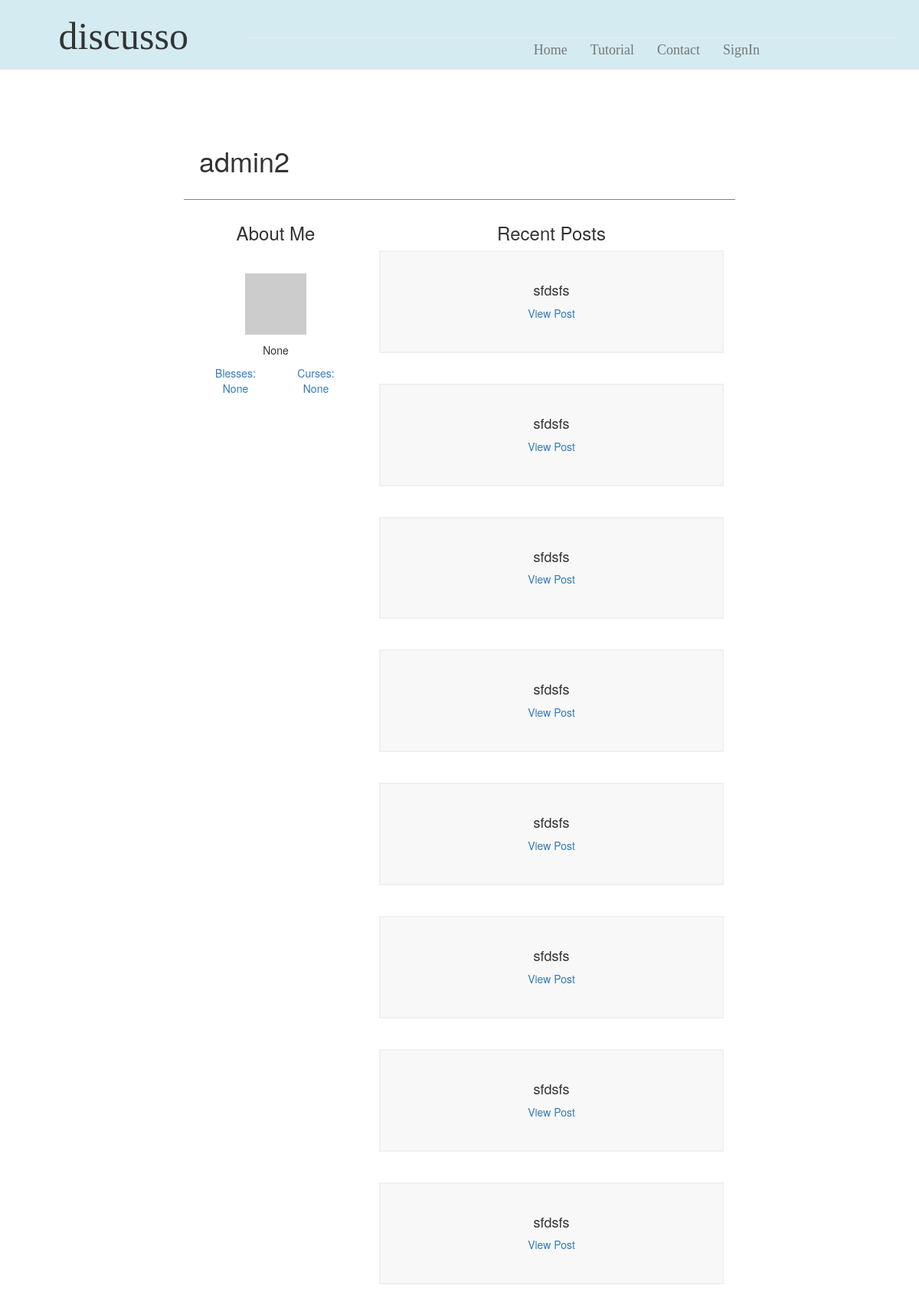
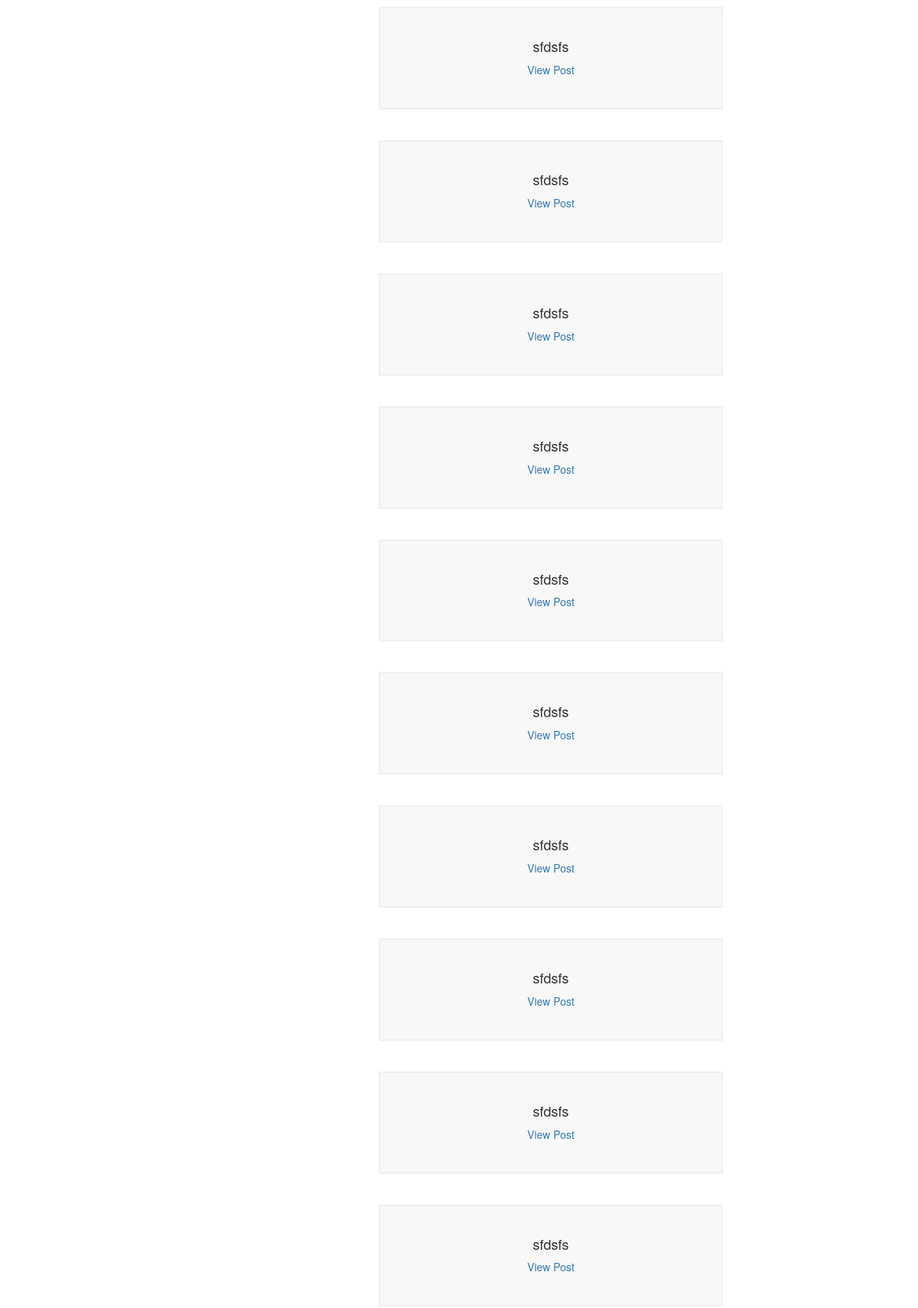
The page /profile/2 (upper part) on the database its author committed (2 pictures, top to bottom).
### app/models.py (models this page shows, shortened)
class User(UserMixin, db.Model):
    id = db.Column(db.Integer, primary_key=True)
    username = db.Column(db.String(64), index=True, unique=True)
    bio = db.Column(db.String(248))
    passwd_hash = db.Column(db.String(128))
    email = db.Column(db.String(120), index=True, unique=True)
    admin = db.Column(db.Boolean)
    blesses = db.Column(db.Integer, default=0)
    curses = db.Column(db.Integer, default=0)
    def avatar(self, size):
        digest = md5(self.email.lower().encode('utf-8')).hexdigest()
        return 'https://www.gravatar.com/avatar/{}?d=identicon&s={}'.format(
            digest, size)
    posts = db.relationship('Post', backref='author', lazy='dynamic')
    replies = db.relationship('Reply', backref='author', lazy='dynamic')

class Post(db.Model):
    id = db.Column(db.Integer, primary_key=True)
    title = db.Column(db.String(64))
    desc = db.Column(db.String(248))
    blesses = db.Column(db.Integer, default=0)
    curses = db.Column(db.Integer, default=0)
    timestamp = db.Column(db.DateTime, index=True, default=datetime.utcnow)
    user_id = db.Column(db.Integer, db.ForeignKey('user.id'))
    p_replies = db.relationship('Reply', backref='ogPost', lazy='dynamic')
    user_votes = db.relationship('Post_BC', backref='post', lazy='dynamic')

### app/routes.py (the view)
@app.route('/profile/<userid>')
def profile(userid):
    allPost= Post.query.all()
    myUser = User.query.get(userid)
    if myUser == None:
        return redirect(url_for('homepage'))
    return render_template('profile.html', title='Profile', user=myUser, post=allPost)

### app/templates/profile.html (shortened to what this page needs)
{% extends "topbar.html" %}
{% block content %}
<div class="container-fluid">
  <div class="leftSide col-lg-2">
  </div>
  <div class="mainArea col-lg-8">
    <div class="container-fluid">
      <div class="special">
        <h1> {{user.username}}</h1>
      </div>
      <div class="profileLeft col-lg-4">
        <h3>About Me</h3>
        <br>
        <div class="imgBox">
          <img src="{{ user.avatar(128) }}">
        </div>
        <p> {{user.bio}}</p>
        <div class="col-lg-6">
            <a href= {{url_for('applyBCtoUser', user_id=user.id, option='bless')}}>Blesses: {{user.blesses}} </a>
        </div>
        <div class="col-lg-6">
            <a href= {{url_for('applyBCtoUser', user_id=user.id, option='curse')}}>Curses: {{user.curses}} </a>
        </div>
      </div>
      <div class="profileRight col-lg-8">
        <h3>Recent Posts</h3>
        {% for p in post %}
        {%if p.user_id == user.id %}
        <div class = "sampleTopic">
        <h4> {{ p.title }}</h4>
        <p><a href="{{ url_for('topic',postid = '') }}{{p.id}}"> View Post </a> </p>
      </div>
        <br><br>
        {% endif %}
        {% endfor %}
      </div>
    </div>
  </div>
  <div class="leftSide col-lg-2">
  </div>
</div>
{% endblock %}

### app/static/stylesheet.css (style rules this page uses)
@media (min-width: 900px) { body { padding-top: 150px; } }
.special { padding: 20px; border-bottom: 1px solid grey; margin-bottom: 10px; }
.profileLeft { text-align: center; }
.profileRight { text-align: center; }
.imgBox { padding: 10px; text-align: center; }
.sampleTopic { padding: 30px; text-align: center; background-color: #F8F8F8; border: 2px solid #F0F0F0; }

### rows shown on the page
User: username "admin2", bio "None", blesses "None", curses "None"
Post: title "sfdsfs"
Post: title "sfdsfs"
Post: title "sfdsfs"
Post: title "sfdsfs"
Post: title "sfdsfs"
Post: title "sfdsfs"
Post: title "sfdsfs"
Post: title "sfdsfs"
Post: title "sfdsfs"
Post: title "sfdsfs"
Post: title "sfdsfs"
Post: title "sfdsfs"
Post: title "sfdsfs"
Post: title "sfdsfs"
Post: title "sfdsfs"
Post: title "sfdsfs"
Post: title "sfdsfs"
Post: title "sfdsfs"
